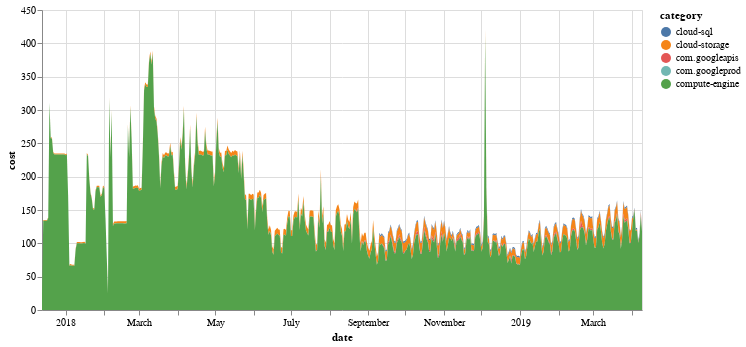

Here is the notebook cell this chart was saved with:
### Code cell
alt.Chart(data=categories, width=width).mark_area().encode(
    x="date",
    y="cost",
    color="category"
)

### Figure 1 — Vega-Lite specification as saved in the notebook (floating-point values rounded to 4 significant figures; data arrays with more than 128 entries replaced by an {"elided": "..."} marker saying what was removed)
{"$schema": "https://vega.github.io/schema/vega-lite/v2.6.0.json", "config": {"view": {"height": 300, "width": 400}}, "data": {"name": "data-243d54a0812333b135893d3d29771c7c"}, "datasets": {"data-243d54a0812333b135893d3d29771c7c": {"elided": "1845 records"}}, "encoding": {"color": {"field": "category", "type": "nominal"}, "x": {"field": "date", "type": "temporal"}, "y": {"field": "cost", "type": "quantitative"}}, "mark": "area", "width": 600}
